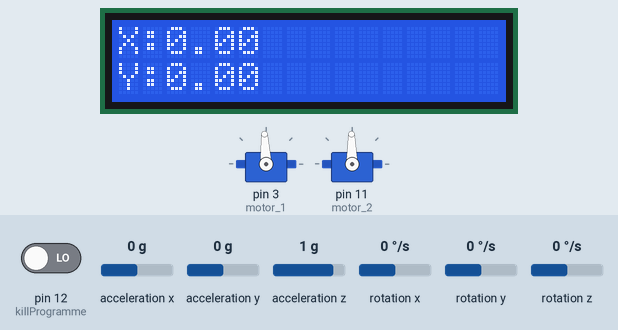
Recording of a sketch running on a simulated Arduino Uno, built with avr-gcc and run on an emulated ATmega328P. On the bench: 2 × servo, 16×2 character LCD. Inputs (shaded band) come from the test bench; at power-on: acceleration x 0 g, acceleration y 0 g, acceleration z 1 g, pin 12 (killProgramme) LOW, rotation x 0 °/s, rotation y 0 °/s, rotation z 0 °/s. What the sketch prints to the serial monitor is not drawn.

Above: at 4.2 s.
4.3 s: acceleration x set to -1.4 g
At 5.5 s:
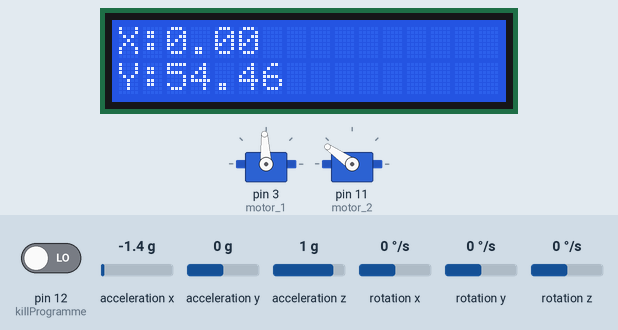
5.8 s: acceleration y set to 0.8 g
At 6.8 s:
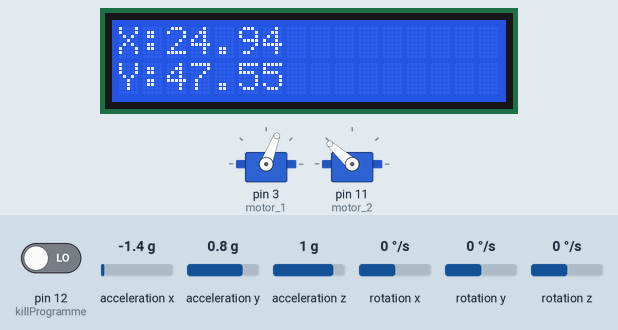
8.8 s: acceleration x set to 0.8 g
At 9.8 s:
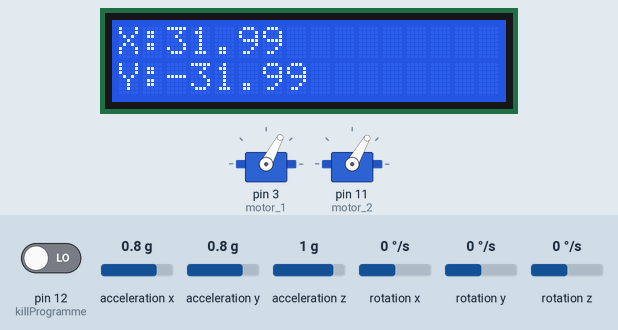
10.3 s: acceleration y set to 0 g
At 11.6 s:
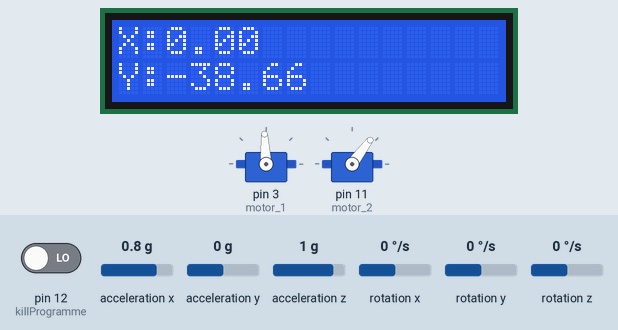
13.3 s: acceleration z set to -1.4 g
At 14.4 s:
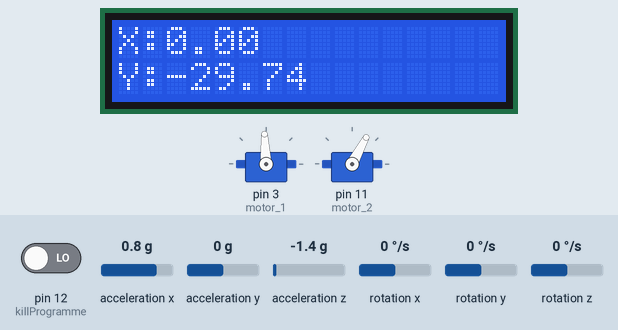
14.8 s: acceleration x set to -0.8 g
At 15.9 s:
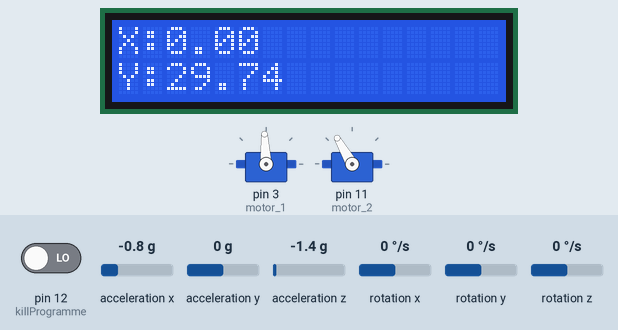
Timing chart, 0 to 17.3 s (numbered marks = the images above; inputs shaded):
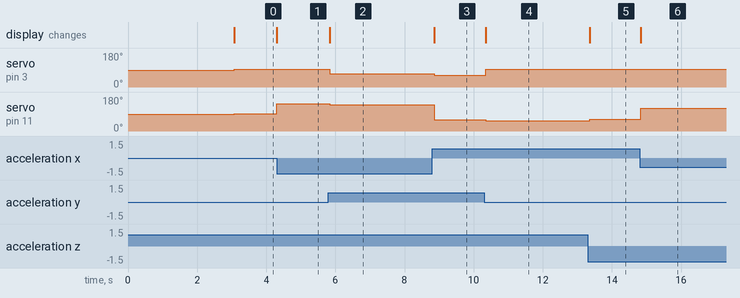

Measured:
- after the input at 4.3 s, servo on pin 11 (motor_2): 91° → 145° at once; the display: changes at once (image 1)
- after the input at 5.8 s, servo on pin 3 (motor_1): 93° → 69° at once; servo on pin 11 (motor_2): 145° → 138° at once; the display: changes at once (image 2)
- after the input at 8.8 s, servo on pin 3 (motor_1): 69° → 62° after 0.06 s; servo on pin 11 (motor_2): 138° → 60° after 0.06 s; the display: changes after 0.06 s (image 3)
- after the input at 10.3 s, servo on pin 3 (motor_1): 62° → 93° after 0.05 s; servo on pin 11 (motor_2): 60° → 53° after 0.05 s; the display: changes after 0.05 s (image 4)
- after the input at 13.3 s, servo on pin 11 (motor_2): 53° → 62° after 0.06 s; the display: changes after 0.06 s (image 5)
- after the input at 14.8 s, servo on pin 11 (motor_2): 62° → 120° at once; the display: changes at once (image 6)

The sketch:

mpu6050_motor_lcd.ino
```cpp
#include <MPU6050_tockn.h>
#include <Kalman.h>
#include <Wire.h>
#include <I2Cdev.h>
#include<Servo.h>
#include <LiquidCrystal.h>

#define killProgramme 12
int buttonState = 0;


const int rs = 8, en = 9, d4 = 4, d5 = 5, d6 = 6, d7 = 7;
LiquidCrystal lcd(rs, en, d4, d5, d6, d7);
const int numRows = 2;
const int numCols = 16;

Servo motor_1;
Servo motor_2;

MPU6050 mpu6050(Wire);


void setup()
{
  motor_1.attach(3);
  motor_2.attach(11);
  lcd.begin(16, 2);
  lcd.print("DONT MOVE SENSOR");
  lcd.setCursor(0, 1);
  lcd.print("CALIBRATING:");
  Serial.begin(9600);
  Wire.begin();
  mpu6050.begin();
  mpu6050.calcGyroOffsets(true);

  pinMode(12, INPUT);
}

void loop()
{
  buttonState = digitalRead(killProgramme);
  if (buttonState == HIGH)
  {
    lcd.clear();
    lcd.print("DONT MOVE SENSOR");
    lcd.setCursor(0, 1);
    lcd.print("CALIBRATING:");
    Wire.begin();
    mpu6050.begin();
    mpu6050.calcGyroOffsets(true);
    delay(1000);
  }
  mpu6050.update();
  Serial.print("angleX : ");
  Serial.print(mpu6050.getAngleX());
  Serial.print("\tangleY : ");
  Serial.print(mpu6050.getAngleY());
  Serial.print("\tangleZ : ");
  Serial.println(mpu6050.getAngleZ());
  int roll;
  int pitch;
  roll = mpu6050.getAngleX();
  pitch = mpu6050.getAngleY();
  lcd.clear();
  lcd.print("X:");
  lcd.print(mpu6050.getAngleX());
  lcd.setCursor(0, 1);
  lcd.print("Y:");
  lcd.print(mpu6050.getAngleY());


  motor_2.write(pitch  + 91);
  motor_1.write(roll * (-1) + 93);
  delay(50);

}
```
